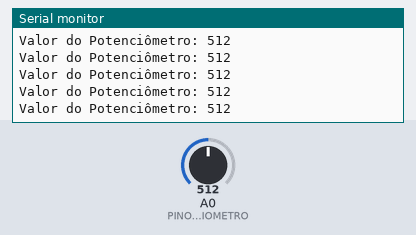
Simulated run of this sketch. Board: Arduino Uno, built with avr-gcc and run on an emulated ATmega328P. On the bench: the last lines printed to the serial monitor. The test bench sets the inputs (shaded band); at power-on: A0 (PINO_POTENCIOMETRO) = 512.

Above: at 1.2 s.
1.3 s: A0 (PINO_POTENCIOMETRO) set to 716
At 1.31 s:
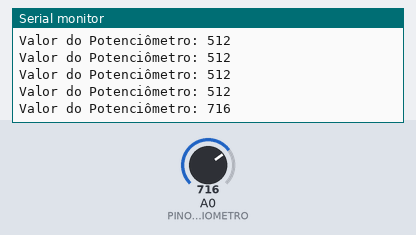
2.8 s: A0 (PINO_POTENCIOMETRO) set to 900
At 2.82 s:
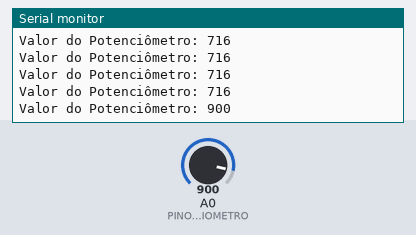
Timing chart, 0 to 5.8 s (numbered marks = the images above; inputs shaded):
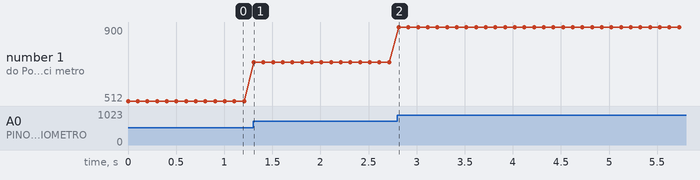

The sketch:

Controle_Serial.ino
```cpp
/*
 * Exemplo: Leitura de Potenciômetro e Controle Serial
 * Autor: Deividson Luiz Okopnik
 * Placa: Arduino Uno
 *
 * Descrição:
 * Este código lê o valor analógico de um potenciômetro e o imprime no Monitor Serial.
 * É o exemplo fundamental para entender a leitura de entradas analógicas.
 *
 * Componentes Necessários:
 * - 1x Arduino Uno
 * - 1x Potenciômetro (qualquer valor, ex: 10k Ohm)
 * - Jumpers
 *
 * Instruções de Ligação (Wiring):
 * 1. Pino Lateral 1 do Potenciômetro -> Pino 5V do Arduino.
 * 2. Pino Lateral 2 do Potenciômetro -> Pino GND do Arduino.
 * 3. Pino Central (Wiper) do Potenciômetro -> Pino Analógico A0 do Arduino.
 *
 * Observações:
 * Ao girar o potenciômetro, o valor lido no pino A0 varia de 0 (GND) a 1023 (5V).
 */

// Definição do pino
#define PINO_POTENCIOMETRO A0

void setup() {
  // Inicia a comunicação serial
  Serial.begin(9600);
}

void loop() {
  // Lê o valor do potenciômetro (0 a 1023)
  int valorPot = analogRead(PINO_POTENCIOMETRO);

  // Imprime o valor no Monitor Serial
  Serial.print("Valor do Potenciômetro: ");
  Serial.println(valorPot);

  delay(100); // Pequena pausa para estabilizar a leitura
}
```

Measured:
- after the input at 1.3 s, the serial monitor: prints a new line at once (image 1)
- after the input at 2.8 s, the serial monitor: prints a new line at once (image 2)
- plotted number 1: 512 → 716 after the input at 1.3 s, 716 → 900 after the input at 2.8 s
